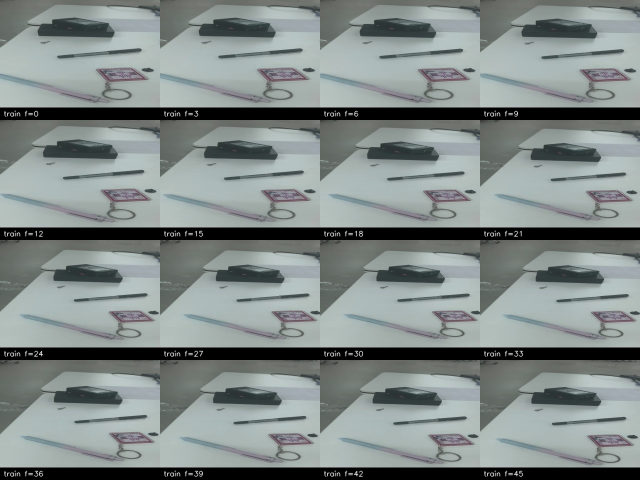
#> input picture 07_Training/v4主检测模型/qa_negative.jpg, 1280 x 960 px (shown at 1/2 size)
$ python -i build_experiment3_v4_video_dataset.py   (imports and definitions only)
#> lines starting #> are read from the running program, lines starting #| are printed output that depends on the picture; after the words box and inside, x2 and y2 are one past the last pixel; in counts of white or black regions, pixels touching at a corner belong together
#> further down, picture is the input picture: shape (960, 1280, 3); mean B, G, R 136.3, 137.9, 129.3
#!/usr/bin/env python3
"""Build Experiment 3 v4 from the v3 dataset plus two user videos.

The first video contains one red cuboid on a light desk.  Its bounding box is
derived from a conservative saturated-red HSV mask, not from model pseudo
labels.  The second video is a verified target-free clutter scene and receives
empty YOLO labels.  Chronological splits prevent sampled near-neighbours from
appearing in both training and evaluation data.
"""

from __future__ import annotations

import argparse
import hashlib
import json
import shutil
from collections import Counter
from pathlib import Path

import cv2
import numpy as np


SPLITS = ("train", "val", "test")
IMAGE_SUFFIXES = {".jpg", ".jpeg", ".png"}
NAMES = [
    "blue_cube",
    "green_cube",
    "pink_cube",
    "yellow_cube",
    "red_cuboid",
    "orange_bridge",
]
RED_CUBOID_CLASS = 4


# [58 lines left out: functions sha256, copy_v3_dataset, sampled_frames, chronological_split, not called in this run]


def red_bbox(frame: np.ndarray) -> tuple[int, int, int, int, dict[str, float]]:
    height, width = frame.shape[:2]
#> height = 960; width = 1280
    hsv = cv2.cvtColor(frame, cv2.COLOR_BGR2HSV)
#> hsv: shape (960, 1280, 3); mean H, S, V 75, 22.7, 138.6
    lower_red = cv2.inRange(hsv, np.array([0, 95, 45]), np.array([16, 255, 255]))
#> lower_red: shape (960, 1280); every value is 0
    upper_red = cv2.inRange(hsv, np.array([164, 95, 45]), np.array([179, 255, 255]))
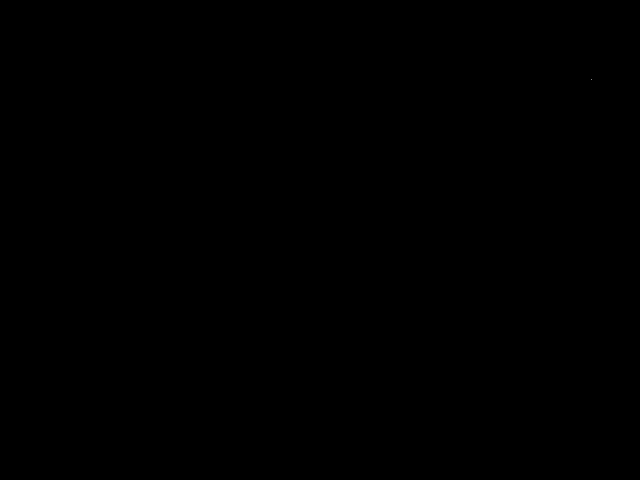
#> upper_red: shape (960, 1280) (shown at 1/2 size); 0% white in thin lines or dots, all inside (x1, y1, x2, y2) = (1182, 158, 1183, 159)
    mask = cv2.bitwise_or(lower_red, upper_red)
    kernel = cv2.getStructuringElement(cv2.MORPH_ELLIPSE, (7, 7))
    mask = cv2.morphologyEx(mask, cv2.MORPH_OPEN, kernel)
    mask = cv2.morphologyEx(mask, cv2.MORPH_CLOSE, kernel, iterations=2)

    count, _, stats, _ = cv2.connectedComponentsWithStats(mask, connectivity=8)
#> count = 1; stats = [[0, 0, 1280, 960, 1228800]]
    candidates: list[tuple[int, int, int, int, int]] = []
    for component in range(1, count):
        x, y, box_w, box_h, area = [int(value) for value in stats[component]]
        if area >= 0.0015 * width * height:
            candidates.append((area, x, y, box_w, box_h))
#> after the loop, candidates = []
    if not candidates:
#> (the run stopped early here; a loop or call above may not have finished)
